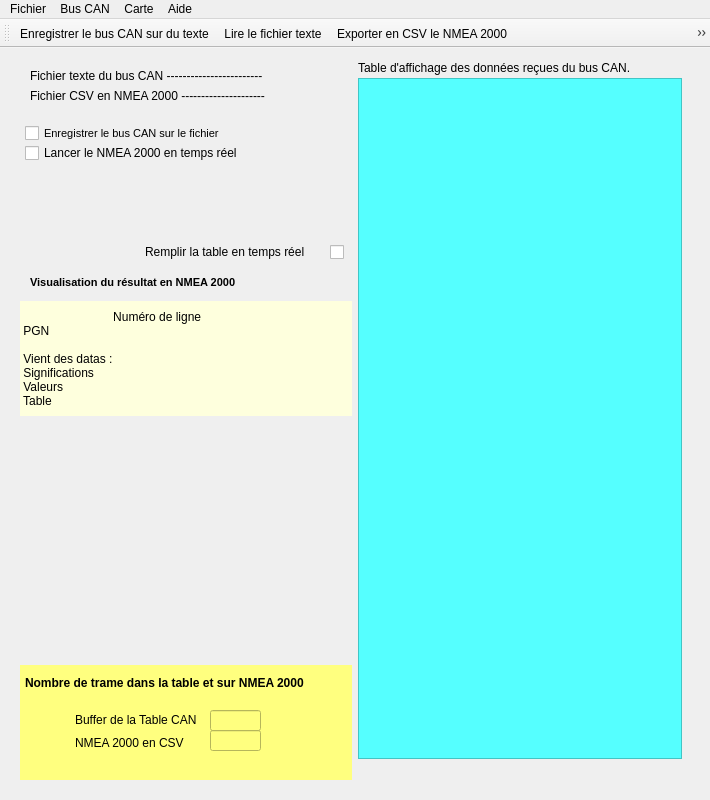
<?xml version="1.0" encoding="UTF-8"?>
<ui version="4.0">
 <author>Alain malvoisin</author>
 <class>MainWindow</class>
 <widget class="QMainWindow" name="MainWindow">
  <property name="geometry">
   <rect>
    <x>0</x>
    <y>0</y>
    <width>710</width>
    <height>800</height>
   </rect>
  </property>
  <property name="minimumSize">
   <size>
    <width>710</width>
    <height>0</height>
   </size>
  </property>
  <property name="maximumSize">
   <size>
    <width>850</width>
    <height>16777215</height>
   </size>
  </property>
  <property name="windowTitle">
   <string>CAN bus et NMEA 2000 en temps réél</string>
  </property>
  <property name="windowIcon">
   <iconset>
    <selectedon>:/icones/ps2.png</selectedon>
   </iconset>
  </property>
  <widget class="QWidget" name="centralwidget">
   <layout class="QGridLayout" name="gridLayout">
    <property name="leftMargin">
     <number>20</number>
    </property>
    <property name="topMargin">
     <number>10</number>
    </property>
    <property name="rightMargin">
     <number>20</number>
    </property>
    <property name="bottomMargin">
     <number>20</number>
    </property>
    <item row="0" column="3" rowspan="6" colspan="2">
     <layout class="QVBoxLayout" name="verticalLayout">
      <item>
       <widget class="QWidget" name="widget_2" native="true">
        <widget class="QTableView" name="table_can">
         <property name="geometry">
          <rect>
           <x>0</x>
           <y>20</y>
           <width>324</width>
           <height>681</height>
          </rect>
         </property>
         <property name="minimumSize">
          <size>
           <width>310</width>
           <height>0</height>
          </size>
         </property>
         <property name="styleSheet">
          <string notr="true">background-color: rgb(85, 255, 255);</string>
         </property>
         <attribute name="horizontalHeaderMinimumSectionSize">
          <number>24</number>
         </attribute>
         <attribute name="verticalHeaderVisible">
          <bool>false</bool>
         </attribute>
         <attribute name="verticalHeaderDefaultSectionSize">
          <number>30</number>
         </attribute>
        </widget>
        <widget class="QLabel" name="label_4">
         <property name="geometry">
          <rect>
           <x>0</x>
           <y>0</y>
           <width>316</width>
           <height>20</height>
          </rect>
         </property>
         <property name="text">
          <string>Table d'affichage des données reçues du bus CAN.</string>
         </property>
        </widget>
       </widget>
      </item>
     </layout>
    </item>
    <item row="3" column="0" rowspan="2" colspan="2">
     <widget class="QWidget" name="widget_3" native="true">
      <widget class="QLabel" name="label_10">
       <property name="geometry">
        <rect>
         <x>105</x>
         <y>80</y>
         <width>66</width>
         <height>81</height>
        </rect>
       </property>
       <property name="text">
        <string/>
       </property>
       <property name="pixmap">
        <pixmap>images/VoilierImage2.png</pixmap>
       </property>
       <property name="scaledContents">
        <bool>true</bool>
       </property>
      </widget>
      <widget class="QLabel" name="label_7">
       <property name="geometry">
        <rect>
         <x>155</x>
         <y>65</y>
         <width>66</width>
         <height>81</height>
        </rect>
       </property>
       <property name="text">
        <string/>
       </property>
       <property name="pixmap">
        <pixmap>images/VoilierImage.png</pixmap>
       </property>
       <property name="scaledContents">
        <bool>true</bool>
       </property>
      </widget>
      <widget class="QLabel" name="label_8">
       <property name="geometry">
        <rect>
         <x>25</x>
         <y>80</y>
         <width>66</width>
         <height>81</height>
        </rect>
       </property>
       <property name="text">
        <string/>
       </property>
       <property name="pixmap">
        <pixmap>images/Spi.png</pixmap>
       </property>
       <property name="scaledContents">
        <bool>true</bool>
       </property>
      </widget>
      <widget class="QLabel" name="label_11">
       <property name="geometry">
        <rect>
         <x>-10</x>
         <y>10</y>
         <width>341</width>
         <height>111</height>
        </rect>
       </property>
       <property name="text">
        <string/>
       </property>
       <property name="pixmap">
        <pixmap>images/regate.jpg</pixmap>
       </property>
       <property name="scaledContents">
        <bool>true</bool>
       </property>
      </widget>
      <zorder>label_11</zorder>
      <zorder>label_7</zorder>
      <zorder>label_10</zorder>
      <zorder>label_8</zorder>
     </widget>
    </item>
    <item row="2" column="0" colspan="2">
     <widget class="QLabel" name="lab_octet">
      <property name="sizePolicy">
       <sizepolicy hsizetype="Minimum" vsizetype="Preferred">
        <horstretch>0</horstretch>
        <verstretch>0</verstretch>
       </sizepolicy>
      </property>
      <property name="autoFillBackground">
       <bool>false</bool>
      </property>
      <property name="styleSheet">
       <string notr="true">background-color: rgb(254, 255, 221);</string>
      </property>
      <property name="lineWidth">
       <number>1</number>
      </property>
      <property name="text">
       <string>                            Numéro de ligne
 PGN

 Vient des datas :
 Significations
 Valeurs
 Table</string>
      </property>
      <property name="wordWrap">
       <bool>true</bool>
      </property>
     </widget>
    </item>
    <item row="0" column="0" colspan="2">
     <widget class="QWidget" name="widget_5" native="true">
      <widget class="QLabel" name="lab_file">
       <property name="geometry">
        <rect>
         <x>10</x>
         <y>10</y>
         <width>321</width>
         <height>16</height>
        </rect>
       </property>
       <property name="text">
        <string>Fichier texte du bus CAN ------------------------</string>
       </property>
      </widget>
      <widget class="QLabel" name="lab_csv">
       <property name="geometry">
        <rect>
         <x>10</x>
         <y>30</y>
         <width>321</width>
         <height>16</height>
        </rect>
       </property>
       <property name="text">
        <string>Fichier CSV en NMEA 2000 ---------------------</string>
       </property>
      </widget>
      <widget class="QWidget" name="widget_6" native="true">
       <property name="geometry">
        <rect>
         <x>0</x>
         <y>-5</y>
         <width>332</width>
         <height>96</height>
        </rect>
       </property>
       <property name="font">
        <font>
         <pointsize>8</pointsize>
         <bold>false</bold>
        </font>
       </property>
       <widget class="QCheckBox" name="check_file">
        <property name="geometry">
         <rect>
          <x>5</x>
          <y>70</y>
          <width>246</width>
          <height>20</height>
         </rect>
        </property>
        <property name="text">
         <string>Enregistrer le bus CAN sur le fichier</string>
        </property>
       </widget>
      </widget>
      <widget class="QCheckBox" name="check_nmea">
       <property name="geometry">
        <rect>
         <x>5</x>
         <y>85</y>
         <width>226</width>
         <height>20</height>
        </rect>
       </property>
       <property name="text">
        <string>Lancer le NMEA 2000 en temps réel</string>
       </property>
      </widget>
      <zorder>widget_6</zorder>
      <zorder>lab_file</zorder>
      <zorder>lab_csv</zorder>
      <zorder>check_nmea</zorder>
     </widget>
    </item>
    <item row="5" column="0" colspan="2">
     <widget class="QWidget" name="widget" native="true">
      <property name="styleSheet">
       <string notr="true">background-color: rgb(255, 255, 127);</string>
      </property>
      <widget class="QLineEdit" name="line_nmea">
       <property name="geometry">
        <rect>
         <x>190</x>
         <y>65</y>
         <width>51</width>
         <height>21</height>
        </rect>
       </property>
      </widget>
      <widget class="QLineEdit" name="line_table">
       <property name="geometry">
        <rect>
         <x>190</x>
         <y>45</y>
         <width>51</width>
         <height>21</height>
        </rect>
       </property>
      </widget>
      <widget class="QLabel" name="label_2">
       <property name="geometry">
        <rect>
         <x>55</x>
         <y>70</y>
         <width>121</width>
         <height>16</height>
        </rect>
       </property>
       <property name="text">
        <string>NMEA 2000 en CSV</string>
       </property>
      </widget>
      <widget class="QLabel" name="label_3">
       <property name="geometry">
        <rect>
         <x>55</x>
         <y>45</y>
         <width>131</width>
         <height>20</height>
        </rect>
       </property>
       <property name="text">
        <string>Buffer de la Table CAN</string>
       </property>
      </widget>
      <widget class="QLabel" name="label">
       <property name="geometry">
        <rect>
         <x>5</x>
         <y>10</y>
         <width>321</width>
         <height>16</height>
        </rect>
       </property>
       <property name="font">
        <font>
         <bold>true</bold>
        </font>
       </property>
       <property name="text">
        <string>Nombre de trame dans la table et sur NMEA 2000</string>
       </property>
      </widget>
     </widget>
    </item>
    <item row="1" column="0" colspan="2">
     <widget class="QWidget" name="widget_4" native="true">
      <widget class="QLabel" name="label_5">
       <property name="geometry">
        <rect>
         <x>10</x>
         <y>95</y>
         <width>261</width>
         <height>16</height>
        </rect>
       </property>
       <property name="font">
        <font>
         <pointsize>8</pointsize>
         <bold>true</bold>
        </font>
       </property>
       <property name="text">
        <string>Visualisation du résultat en NMEA 2000</string>
       </property>
      </widget>
      <widget class="QCheckBox" name="check_buffer">
       <property name="geometry">
        <rect>
         <x>310</x>
         <y>55</y>
         <width>16</width>
         <height>36</height>
        </rect>
       </property>
       <property name="font">
        <font>
         <bold>true</bold>
        </font>
       </property>
       <property name="text">
        <string/>
       </property>
      </widget>
      <widget class="QLabel" name="label_9">
       <property name="geometry">
        <rect>
         <x>125</x>
         <y>65</y>
         <width>181</width>
         <height>16</height>
        </rect>
       </property>
       <property name="text">
        <string>Remplir la table en temps réel</string>
       </property>
      </widget>
      <widget class="QLabel" name="lab_connection">
       <property name="geometry">
        <rect>
         <x>10</x>
         <y>0</y>
         <width>316</width>
         <height>41</height>
        </rect>
       </property>
       <property name="font">
        <font>
         <pointsize>8</pointsize>
         <bold>true</bold>
        </font>
       </property>
       <property name="styleSheet">
        <string notr="true">color: rgb(255, 85, 0);</string>
       </property>
       <property name="text">
        <string/>
       </property>
      </widget>
      <widget class="QLabel" name="lab_trame">
       <property name="geometry">
        <rect>
         <x>10</x>
         <y>40</y>
         <width>316</width>
         <height>21</height>
        </rect>
       </property>
       <property name="font">
        <font>
         <bold>false</bold>
        </font>
       </property>
       <property name="autoFillBackground">
        <bool>false</bool>
       </property>
       <property name="text">
        <string/>
       </property>
      </widget>
     </widget>
    </item>
   </layout>
  </widget>
  <widget class="QMenuBar" name="menubar">
   <property name="geometry">
    <rect>
     <x>0</x>
     <y>0</y>
     <width>710</width>
     <height>22</height>
    </rect>
   </property>
   <widget class="QMenu" name="menuFichier">
    <property name="title">
     <string>Fichier</string>
    </property>
    <addaction name="actionOuvrir"/>
    <addaction name="actionVoir"/>
    <addaction name="actionExport"/>
    <addaction name="actionImporter"/>
    <addaction name="separator"/>
    <addaction name="actionQuitter"/>
   </widget>
   <widget class="QMenu" name="menuTable">
    <property name="title">
     <string>Aide</string>
    </property>
    <addaction name="actionAbout"/>
   </widget>
   <widget class="QMenu" name="menuBus_CAN">
    <property name="title">
     <string>Bus CAN</string>
    </property>
    <addaction name="actionOpen"/>
    <addaction name="actionClose"/>
    <addaction name="actionRead"/>
    <addaction name="actionStop"/>
    <addaction name="separator"/>
    <addaction name="actionStatus"/>
   </widget>
   <widget class="QMenu" name="menuCarte">
    <property name="title">
     <string>Carte</string>
    </property>
    <addaction name="actionMap"/>
   </widget>
   <addaction name="menuFichier"/>
   <addaction name="menuBus_CAN"/>
   <addaction name="menuCarte"/>
   <addaction name="menuTable"/>
  </widget>
  <widget class="QToolBar" name="toolBar">
   <property name="windowTitle">
    <string>toolBar</string>
   </property>
   <attribute name="toolBarArea">
    <enum>TopToolBarArea</enum>
   </attribute>
   <attribute name="toolBarBreak">
    <bool>false</bool>
   </attribute>
   <addaction name="actionOuvrir"/>
   <addaction name="actionVoir"/>
   <addaction name="actionExport"/>
   <addaction name="actionImporter"/>
   <addaction name="separator"/>
   <addaction name="actionOpen"/>
   <addaction name="actionClose"/>
   <addaction name="actionRead"/>
   <addaction name="actionStop"/>
   <addaction name="actionMap"/>
   <addaction name="actionStatus"/>
   <addaction name="separator"/>
   <addaction name="actionQuitter"/>
  </widget>
  <action name="actionQuitter">
   <property name="checkable">
    <bool>true</bool>
   </property>
   <property name="icon">
    <iconset>
     <normaloff>icones/sortie.png</normaloff>icones/sortie.png</iconset>
   </property>
   <property name="text">
    <string>Quitter</string>
   </property>
   <property name="toolTip">
    <string>Quitter l'application</string>
   </property>
   <property name="shortcut">
    <string>Ctrl+Q</string>
   </property>
  </action>
  <action name="actionImporter">
   <property name="icon">
    <iconset>
     <normaloff>icones/Table.ico</normaloff>icones/Table.ico</iconset>
   </property>
   <property name="text">
    <string>Importer le texte CAN sur la table</string>
   </property>
   <property name="toolTip">
    <string>Importer le fchier CAN dans la table</string>
   </property>
   <property name="shortcut">
    <string>Ctrl+I</string>
   </property>
  </action>
  <action name="actionVoir">
   <property name="icon">
    <iconset>
     <normaloff>../GUI_Alain/icones/Lire.png</normaloff>../GUI_Alain/icones/Lire.png</iconset>
   </property>
   <property name="text">
    <string>Lire le fichier texte</string>
   </property>
   <property name="toolTip">
    <string>Lire le fichier du bus CAN</string>
   </property>
   <property name="shortcut">
    <string>Ctrl+T</string>
   </property>
  </action>
  <action name="actionOuvrir">
   <property name="icon">
    <iconset>
     <normaloff>icones/Ouvir.gif</normaloff>icones/Ouvir.gif</iconset>
   </property>
   <property name="text">
    <string>Enregistrer le bus CAN sur du texte</string>
   </property>
   <property name="toolTip">
    <string>Ouvrir un fichier texte</string>
   </property>
   <property name="shortcut">
    <string>Ctrl+E</string>
   </property>
  </action>
  <action name="actionOpen">
   <property name="icon">
    <iconset>
     <normaloff>icones/OpenMal.gif</normaloff>icones/OpenMal.gif</iconset>
   </property>
   <property name="text">
    <string>Ouvre l'dapatateur</string>
   </property>
   <property name="toolTip">
    <string>Ouvre l'adaptateur CAN</string>
   </property>
   <property name="shortcut">
    <string>Ctrl+O</string>
   </property>
  </action>
  <action name="actionClose">
   <property name="icon">
    <iconset>
     <normaloff>icones/CloseMal.gif</normaloff>icones/CloseMal.gif</iconset>
   </property>
   <property name="text">
    <string>Ferme l'adaptateur</string>
   </property>
   <property name="toolTip">
    <string>Ferme l'adaptateur CAN</string>
   </property>
   <property name="shortcut">
    <string>Ctrl+C</string>
   </property>
  </action>
  <action name="actionRead">
   <property name="icon">
    <iconset>
     <normaloff>icones/Talk.gif</normaloff>icones/Talk.gif</iconset>
   </property>
   <property name="text">
    <string>Lecture du  bus CAN</string>
   </property>
   <property name="toolTip">
    <string>Lecture sur le bus CAN</string>
   </property>
   <property name="shortcut">
    <string>Ctrl+R</string>
   </property>
  </action>
  <action name="actionStatus">
   <property name="icon">
    <iconset>
     <normaloff>icones/Status.png</normaloff>icones/Status.png</iconset>
   </property>
   <property name="text">
    <string>Lire le Status</string>
   </property>
   <property name="toolTip">
    <string>Lire le Status du bus CAN</string>
   </property>
   <property name="shortcut">
    <string>Ctrl+L</string>
   </property>
  </action>
  <action name="actionStop">
   <property name="icon">
    <iconset>
     <normaloff>icones/STOP.gif</normaloff>icones/STOP.gif</iconset>
   </property>
   <property name="text">
    <string>STOP la lecture</string>
   </property>
   <property name="toolTip">
    <string>STOP la lecture CAN</string>
   </property>
   <property name="shortcut">
    <string>Ctrl+S</string>
   </property>
  </action>
  <action name="actionAbout">
   <property name="icon">
    <iconset>
     <normaloff>icones/ps2.png</normaloff>icones/ps2.png</iconset>
   </property>
   <property name="text">
    <string>A propos</string>
   </property>
   <property name="shortcut">
    <string>Ctrl+A</string>
   </property>
  </action>
  <action name="actionExport">
   <property name="icon">
    <iconset>
     <normaloff>icones/csv.gif</normaloff>icones/csv.gif</iconset>
   </property>
   <property name="text">
    <string>Exporter en CSV le NMEA 2000</string>
   </property>
   <property name="toolTip">
    <string>Exporter NMEA 2000 vers un CSV</string>
   </property>
   <property name="shortcut">
    <string>Ctrl+N</string>
   </property>
  </action>
  <action name="actionMap">
   <property name="icon">
    <iconset>
     <normaloff>icones/VoilierImage.png</normaloff>icones/VoilierImage.png</iconset>
   </property>
   <property name="text">
    <string>Voir la carte</string>
   </property>
   <property name="toolTip">
    <string>Voir le voilier sur la carte</string>
   </property>
  </action>
 </widget>
 <resources>
  <include location="../GUI_Alain/images/alain.qrc"/>
 </resources>
 <connections/>
</ui>
